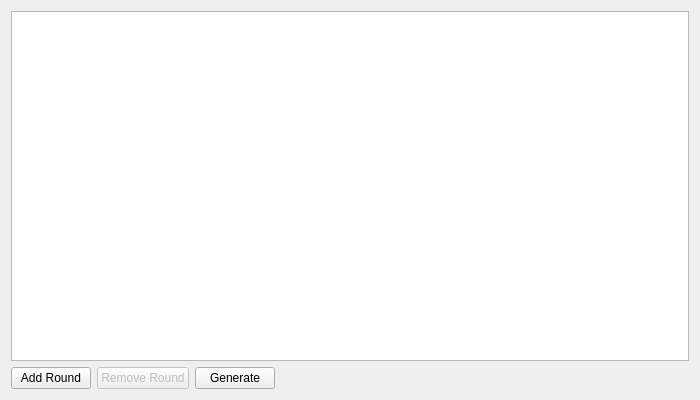
<?xml version="1.0" encoding="UTF-8"?>
<ui version="4.0">
 <class>TBSetupRoundsWidget</class>
 <widget class="QWidget" name="TBSetupRoundsWidget">
  <property name="geometry">
   <rect>
    <x>0</x>
    <y>0</y>
    <width>700</width>
    <height>400</height>
   </rect>
  </property>
  <property name="windowTitle">
   <string>Rounds</string>
  </property>
  <layout class="QVBoxLayout" name="mainLayout">
   <item>
    <widget class="QTableView" name="tableView">
     <property name="alternatingRowColors">
      <bool>true</bool>
     </property>
     <property name="selectionBehavior">
      <enum>QAbstractItemView::SelectRows</enum>
     </property>
     <property name="selectionMode">
      <enum>QAbstractItemView::SingleSelection</enum>
     </property>
     <property name="sortingEnabled">
      <bool>false</bool>
     </property>
     <property name="showGrid">
      <bool>true</bool>
     </property>
    </widget>
   </item>
   <item>
    <layout class="QHBoxLayout" name="buttonLayout">
     <item>
      <widget class="QPushButton" name="addRoundButton">
       <property name="text">
        <string>Add Round</string>
       </property>
      </widget>
     </item>
     <item>
      <widget class="QPushButton" name="removeButton">
       <property name="text">
        <string>Remove Round</string>
       </property>
       <property name="enabled">
        <bool>false</bool>
       </property>
      </widget>
     </item>
     <item>
      <widget class="QPushButton" name="generateButton">
       <property name="text">
        <string>Generate</string>
       </property>
      </widget>
     </item>
     <item>
      <spacer name="buttonSpacer">
       <property name="orientation">
        <enum>Qt::Horizontal</enum>
       </property>
       <property name="sizeHint" stdset="0">
        <size>
         <width>40</width>
         <height>20</height>
        </size>
       </property>
      </spacer>
     </item>
    </layout>
   </item>
  </layout>
 </widget>
 <resources/>
 <connections/>
</ui>
